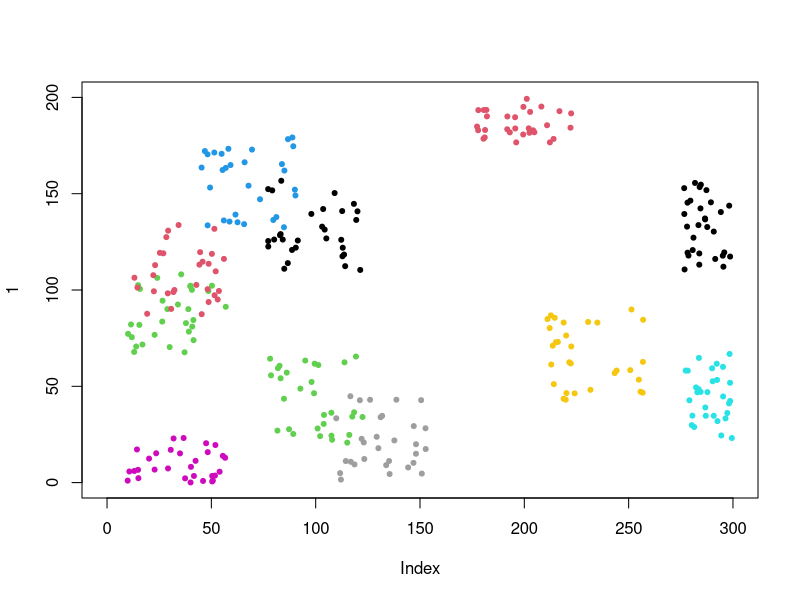

Write R code to recreate this figure.
# uno de tus grupos
obs <- data.frame( lat = c(100, 110, 90, 85,60, 130), lot = c(49, 59,30, 23, 56, 63))

# de tus datos, promedio de sd de cada grupo
sd <- sd(c(obs$lat, obs$lon))



area.limits.y <- c(0, 200)
area.limits.x <- c(0, 300)

out <- lapply(1:11, FUN = function(x){
  
  # sim x  
  center.x <- sample(seq(area.limits.x[1], area.limits.x[2], length.out = 10), 1)
    
    min.x <- center.x - sd 
    
    if (min.x < area.limits.x[1]) min.x <- area.limits.x[1]

    max.x <- center.x + sd 
    
    if (max.x > area.limits.x[2]) max.x <- area.limits.x[2]
    
    xs <- runif(30, min = min.x, max = max.x)
  
    # sim y
    center.y <- sample(seq(area.limits.y[1], area.limits.y[2], length.out = 10), 1)
    
    min.y <- center.y - sd 
    
    if (min.y < area.limits.y[1]) min.y <- area.limits.y[1]

    max.y <- center.y + sd 
    
    if (max.y > area.limits.y[2]) max.y <- area.limits.y[2]

    ys <- runif(30, min = min.y, max = max.y)
    
    df <- data.frame(xs, ys)
    return(df)
}
)


plot(1, col = "white", xlim = area.limits.x, ylim = area.limits.y)


for(i in 1:length(out))
points(out[[i]], pch =20, col = i)



